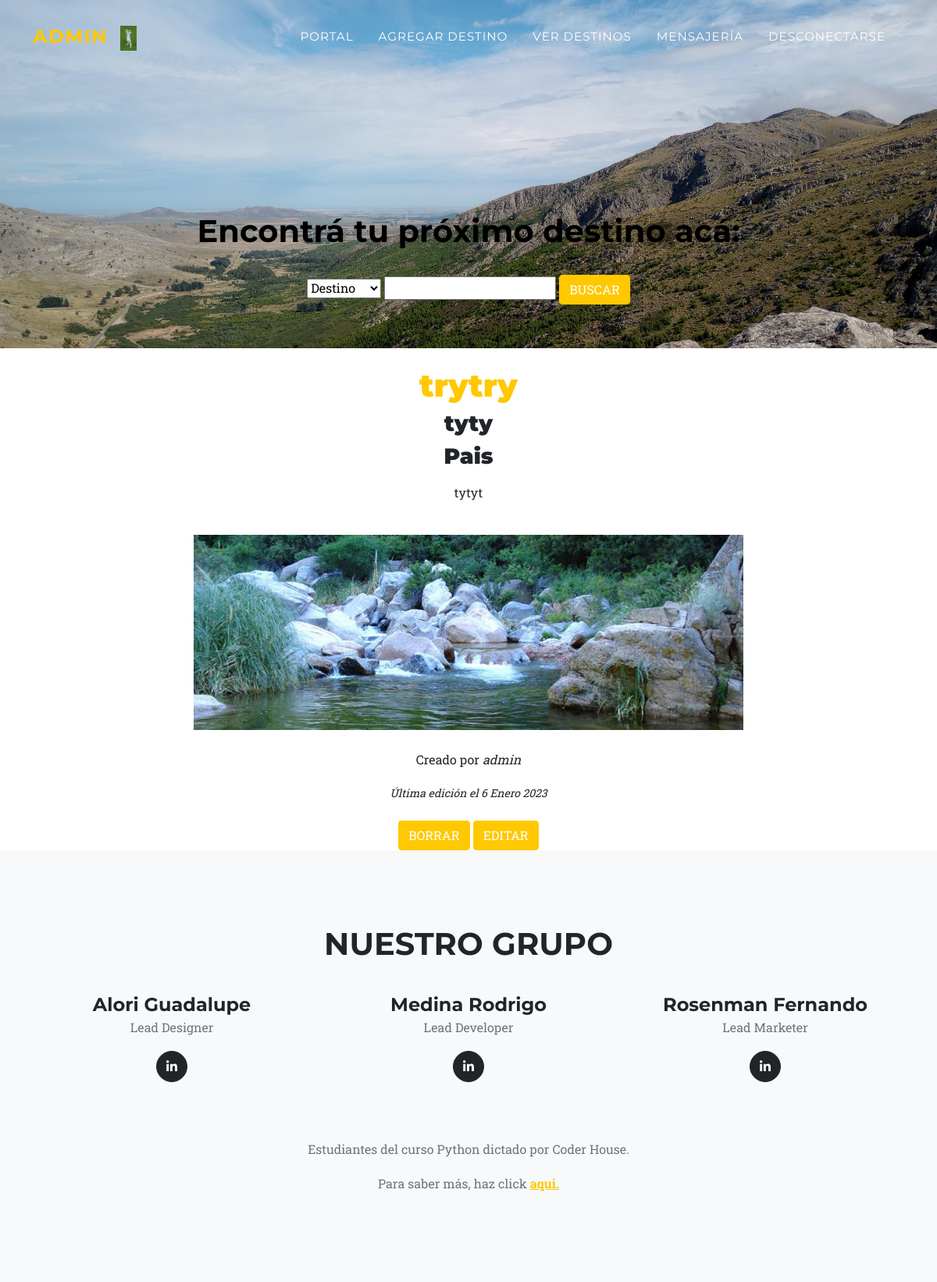
The app's page /paginaposteo/35 (signed in), older data.
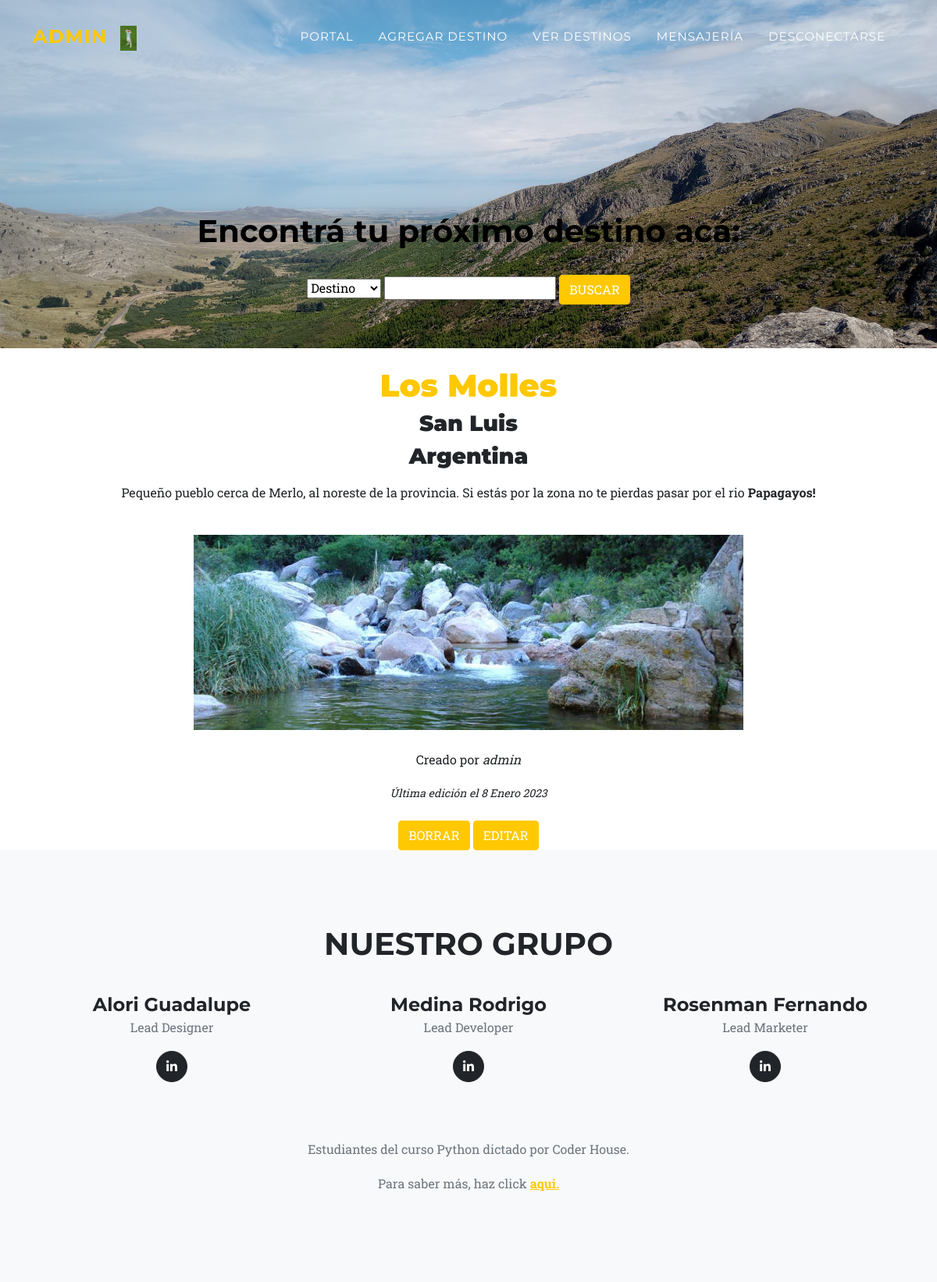
The same page, newer data.
### AppUsuarios/models.py (models this page shows, shortened)
class Posteo(models.Model):
    usuario_posteo = models.ForeignKey(User, on_delete=models.CASCADE)
    titulo_posteo = models.CharField(max_length=40)
    subtitulo_posteo = models.CharField(max_length=40,default='Provincia')
    subtitulo2_posteo = models.CharField(max_length=40,default='Pais')
    contenido_posteo = RichTextField(blank=True,null=True)
    imagen_post = models.ImageField(upload_to='posteos', blank=True)
    fecha_posteo_imagen = models.DateField(blank=True, null=True)

### AppUsuarios/views.py (the view)
# urls.py: path("paginaposteo/<id>", paginaPosteo, name="paginaposteo"),
@login_required
def paginaPosteo(request,id):
    paginaposteo = Posteo.objects.get(id=id)
    return render(request, "PaginaPosteo.html",{"imagen":mostrarImagen(request), "paginaposteo":paginaposteo})

### AppUsuarios/views.py (called while the page is built)
@login_required
def mostrarImagen(request):
    lista=ImagenPerfil.objects.filter(user=request.user)
    if len(lista)!=0:
        imagen=lista[0].imagen.url
    else:
        imagen="/media/Perfil/homero.jpg"
    return imagen

### AppUsuarios/Templates/PaginaPosteo.html (shortened to what this page needs)
{% extends "PadreHome.html" %}
{% block avatar %}
<a class="navbar-brand" href={% url 'perfil' %}><img height="200px" src="" alt="">{{user}}</a>
<br>
<a class="navbar-brand" href={% url 'perfil' %}><img height="600px" src="{{ imagen }}" alt=""></a>
{% endblock %}
{% block nav %}
<li class="nav-item"><a class="nav-link" href={% url 'portal' %}>Portal</a></li>
<li class="nav-item"><a class="nav-link" href={% url 'postear' %}>Agregar destino</a></li>
<li class="nav-item"><a class="nav-link" href={% url 'verposteo' %}>Ver destinos</a></li>
<li class="nav-item"><a class="nav-link" href={% url 'mensajeUsuarios' %}>Mensajería</a></li>
<li class="nav-item"><a class="nav-link" href={% url 'desconectarse' %}>Desconectarse</a></li>
{% endblock %}
{% block titulo %}
<h1 style="color:black"> Encontrá tu próximo destino acá: </h1>
<br>
<form method="get" action="{% url 'buscarposteo' %}">
    <select name="buscar_por">
        <option value="titulo_posteo">Destino</option>
    </select>
    <input type="text" name="titulo_posteo" id="titulo_posteo">
    <input class="btn btn-primary btn-s text-uppercase" type="submit" value="buscar">
</form>
<br>
{% endblock %}
{% block contenido %}
<CENTER>
    <br>
    <h1 style="color: #ffc800"><strong>{{ paginaposteo.titulo_posteo }}</strong></h1>
    <h3><b>{{ paginaposteo.subtitulo_posteo}}</b></h3>
    <h3><b>{{ paginaposteo.subtitulo2_posteo}}</b></h3>
    <p>{{ paginaposteo.contenido_posteo | safe}} </p>
    <br>
    <img height="250px" src={{ paginaposteo.imagen_post.url |safe }} alt="">
    <br>
    <br>
    <p>Creado por <em>{{ paginaposteo.usuario_posteo }}</em></p>
    <small><i>Última edición el {{ paginaposteo.fecha_posteo_imagen }} </i></small>
    <br>
    <br>
    {% if user.is_superuser or user.is_usuario_posteo %}
        <form action="{% url 'eliminarposteo' %}" method="post">
            <input class="btn btn-primary btn-s text-uppercase" type="submit" value="borrar">
            <a class="btn btn-primary btn-s text-uppercase" href="{% url "editarposteo" paginaposteo.id %}">Editar</a>
            </form>
    {% endif %}
</CENTER>
{% endblock %}

### Templates/PadreHome.html (shortened to what this page needs)
<!DOCTYPE html>
{% load static %}
<html lang="en">
    <head>
        <link href="{% static 'css/styles.css' %}" rel="stylesheet" />
        <link href="{% static 'css/msj.css' %}" rel="stylesheet" />
        <link href="{% static 'css/estilo.css' %}" rel="stylesheet" />
    </head>
    <body id="page-top">
        <nav class="navbar navbar-expand-lg navbar-dark fixed-top" id="mainNav">
            <div class="container">
                {% block avatar %}
                {% endblock %}
                <div class="collapse navbar-collapse" id="navbarResponsive">
                    <ul class="navbar-nav text-uppercase ms-auto py-4 py-lg-0">
                        {% block nav %}
                        {% endblock %}
                    </ul>
                </div>
            </div>
        </nav>
        {% block header %}
        <header class="masthead">
        {% endblock %}
            {% block titulo %}{% endblock %}
        </header>
        {% block contenido %}
        {% endblock %}
        {% block grupo %}
        <section class="page-section bg-light" id="team">
            <div class="container">
                <div class="text-center">
                    <h2 class="section-heading text-uppercase">Nuestro grupo</h2>
                </div>
                <div class="row">
                    <div class="col-lg-4">
                        <div class="team-member">
                            <h4>Alori Guadalupe</h4>
                            <p class="text-muted">Lead Designer</p>
                            <a class="btn btn-dark btn-social mx-2" href="https://www.linkedin.com/in/guadalupe-alori-219b81190/" aria-label="Guadalupe Alori LinkedIn Profile"><i class="fab fa-linkedin-in"></i></a>
                        </div>
                    </div>
                    <div class="col-lg-4">
                        <div class="team-member">
                            <h4>Medina Rodrigo</h4>
                            <p class="text-muted">Lead Developer</p>
                            <a class="btn btn-dark btn-social mx-2" href="#!" aria-label="Diana Petersen LinkedIn Profile"><i class="fab fa-linkedin-in"></i></a>
                        </div>
                    </div>
                    <div class="col-lg-4">
                        <div class="team-member">
                            <h4>Rosenman Fernando</h4>
                            <p class="text-muted">Lead Marketer</p>
                            <a class="btn btn-dark btn-social mx-2" href="https://www.linkedin.com/in/fernando-rosenman-8413013b" aria-label="Fernando Rosenman LinkedIn Profile"><i class="fab fa-linkedin-in"></i></a>
                        </div>
                    </div>
                </div>
                <br>
                <div class="row">
                    <div class="col-lg-8 mx-auto text-center"><p class="large text-muted">Estudiantes del curso Python dictado por Coder House.</p>
                        <p class="large text-muted"> Para saber más, haz click <a class="box" href="{% url 'sobrenosotros' %}"><b>aqui.</b></a> </p>
                    </div>
                </div>
            </div>
        </section>
        {% endblock %}
    </body>
</html>

Row changes from the older to the newer data that the page shows:
changed Posteo "admin": titulo_posteo "trytry" → "Los Molles"; subtitulo_posteo "tyty" → "San Luis"; subtitulo2_posteo "Pais" → "Argentina"; contenido_posteo "tytyt" → "Pequeño pueblo cerca de Merlo, al noreste de la provincia. Si estás por la zona no te pierdas pasar por el rio Papagayos!"; fecha_posteo_imagen "6 Enero 2023" → "8 Enero 2023"
